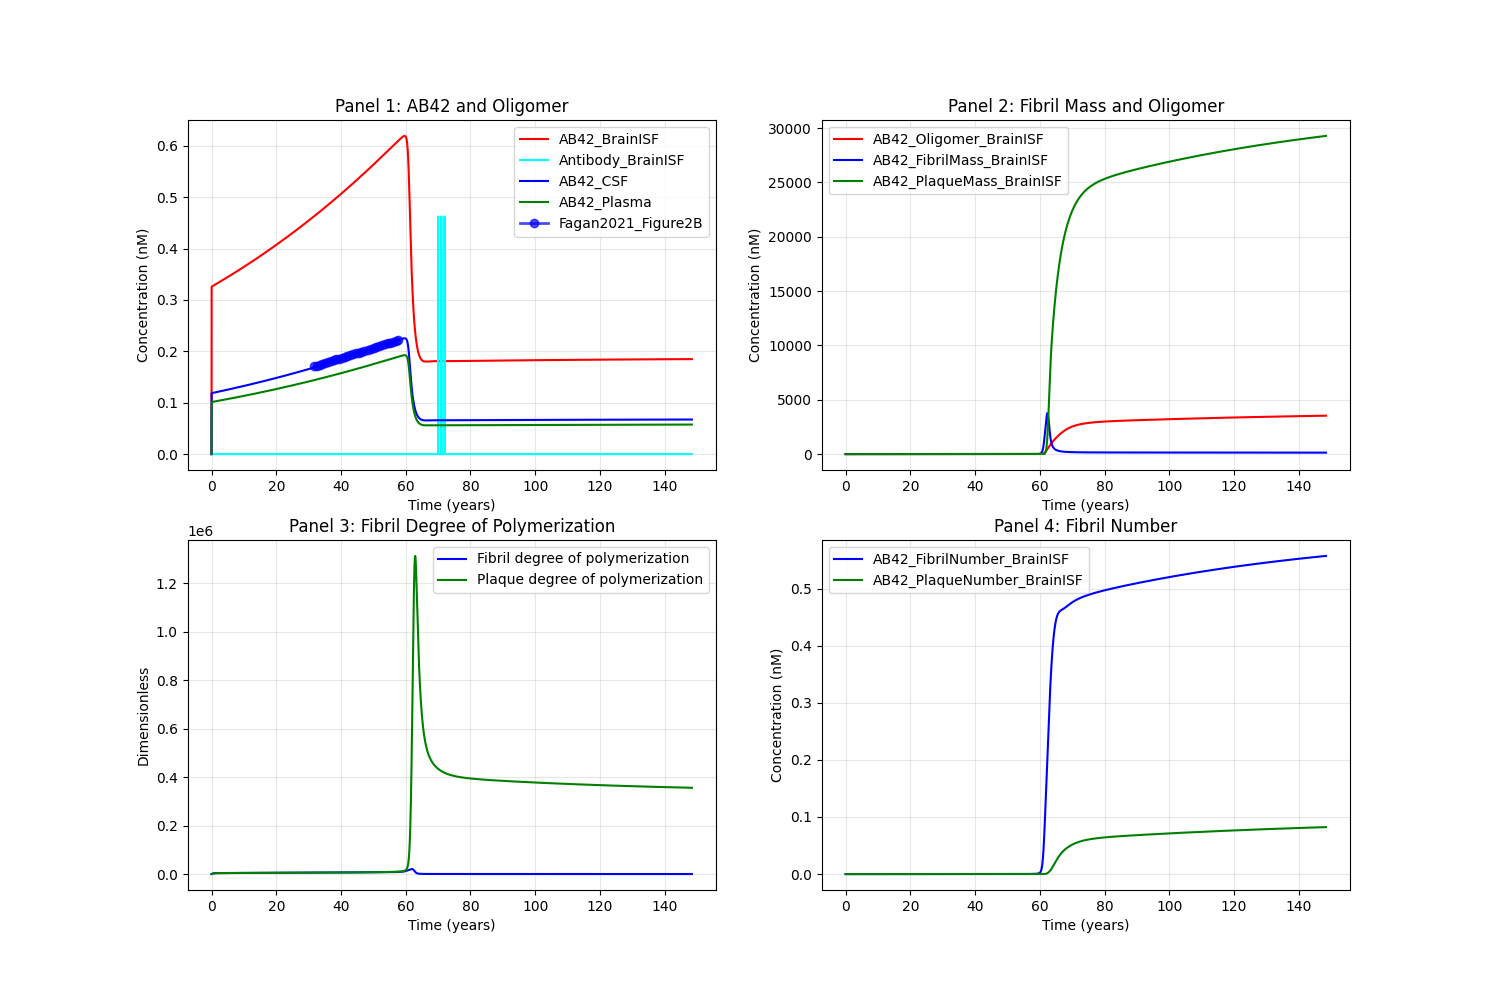

Here is the Python script that generated this plot:
import tellurium as te
import numpy as np
import matplotlib.pyplot as plt
import pandas as pd


def run_simulation():
    r = te.loada(__file__.replace('.py', '.txt'))
    r.setIntegrator('cvode')
    r.integrator.absolute_tolerance = 1e-8
    r.integrator.relative_tolerance = 1e-8
    r.integrator.setValue('stiff', True)
    #result = r.simulate(0, 1000, 10000)
    #result = r.simulate(0, 200000, 200000)
    result = r.simulate(0, 1300000, 1300000, ['time','[Antibody_Plasma]','[Antibody_BrainISF]','[Antibody_LiverVascular]',
    '[Antibody_LungVascular]','[Antibody_LymphNode]','[Antibody_BrainVascular]','[Antibody_BBB]','[Antibody_SAS]',
    '[Antibody_LV]','[APP_BrainISF]','[AB42_BrainISF]','[C99_BrainISF]','[AB42_Oligomer_BrainISF]','[AB42_FibrilNumber_BrainISF]','[AB42_FibrilMass_BrainISF]',
    '[AB42_Plasma]','[AB42_SAS]','Fibril_degree_polymerization','[AB42_PlaqueMass_BrainISF]','[AB42_PlaqueNumber_BrainISF]','Plaque_degree_polymerization'])
    
    # Create two-panel subplot layout
    fig, axes = plt.subplots(2, 2, figsize=(15, 10))
    ax1, ax2 = axes[0]
    ax3, ax4 = axes[1]
    
    # Left panel - first two variables
    ax1.plot(result['time']/24/365, result['[AB42_BrainISF]'], label='AB42_BrainISF',color='red')
    ax1.plot(result['time']/24/365, result['[Antibody_BrainISF]'], label='Antibody_BrainISF',color='cyan')
    ax1.plot(result['time']/24/365, result['[AB42_SAS]'], label='AB42_CSF',color='blue')
    ax1.plot(result['time']/24/365, result['[AB42_Plasma]'], label='AB42_Plasma',color='green')
    # ax1.plot(result['time'], result['[Antibody_Plasma]'], label='Antibody_Plasma')
    # Read the CSV file
    df = pd.read_csv('Fagan2021_Figure2B.csv')
    dian_noncarrier_data = df[df['series'] == 'DIAN_noncarrier']
    ax1.plot(dian_noncarrier_data['time'], dian_noncarrier_data['measurement'], 
         marker='o', linewidth=2, markersize=6, color='blue', alpha=0.7,label='Fagan2021_Figure2B')

    ax1.set_xlabel('Time (years)')
    ax1.set_ylabel('Concentration (nM)')
    ax1.set_title('Panel 1: AB42 and Oligomer')
    ax1.legend()
    ax1.grid(True, alpha=0.3)
    
    # Right panel - second two variables
    ax2.plot(result['time']/24/365, result['[AB42_Oligomer_BrainISF]'], label='AB42_Oligomer_BrainISF',color='red')
    
    ax2.plot(result['time']/24/365, result['[AB42_FibrilMass_BrainISF]'], label='AB42_FibrilMass_BrainISF',color='blue')
    ax2.plot(result['time']/24/365, result['[AB42_PlaqueMass_BrainISF]'], label='AB42_PlaqueMass_BrainISF',color='green')
    ax2.set_xlabel('Time (years)')
    ax2.set_ylabel('Concentration (nM)')
    ax2.set_title('Panel 2: Fibril Mass and Oligomer')
    ax2.legend()
    ax2.grid(True, alpha=0.3)

    ax3.plot(result['time']/24/365, result['Fibril_degree_polymerization'], label='Fibril degree of polymerization',color='blue')
    ax3.plot(result['time']/24/365, result['Plaque_degree_polymerization'], label='Plaque degree of polymerization',color='green')
    ax3.set_xlabel('Time (years)')
    ax3.set_ylabel('Dimensionless')
    ax3.set_title('Panel 3: Fibril Degree of Polymerization')
    ax3.legend()
    ax3.grid(True, alpha=0.3)
    
    ax4.plot(result['time']/24/365, result['[AB42_FibrilNumber_BrainISF]'], label='AB42_FibrilNumber_BrainISF',color='blue')
    ax4.plot(result['time']/24/365, result['[AB42_PlaqueNumber_BrainISF]'], label='AB42_PlaqueNumber_BrainISF',color='green')
    ax4.set_xlabel('Time (years)')
    ax4.set_ylabel('Concentration (nM)')
    ax4.set_title('Panel 4: Fibril Number')
    ax4.legend()
    ax4.grid(True, alpha=0.3)
    
    
    plt.savefig(__file__.replace('.py', '.png'))
    plt.tight_layout()

    plt.show()

if __name__ == "__main__":
    run_simulation()
    
